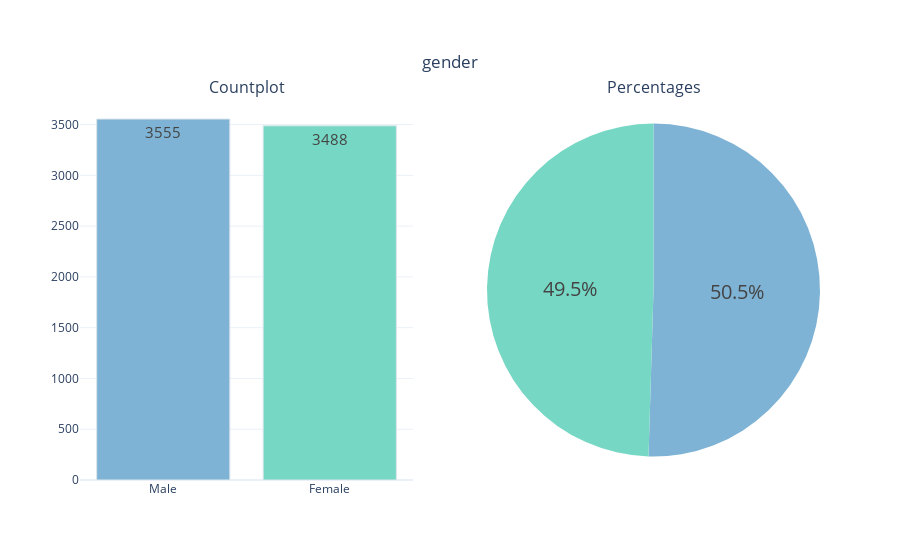
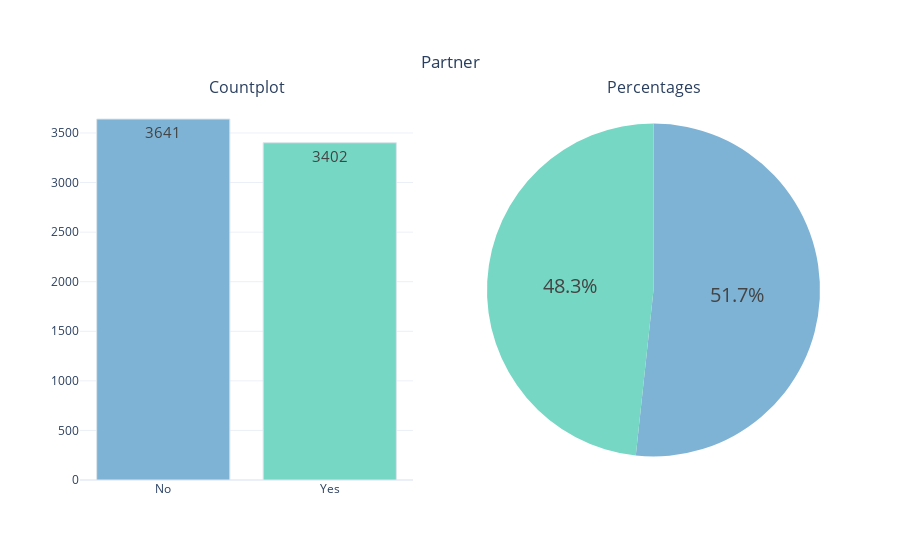
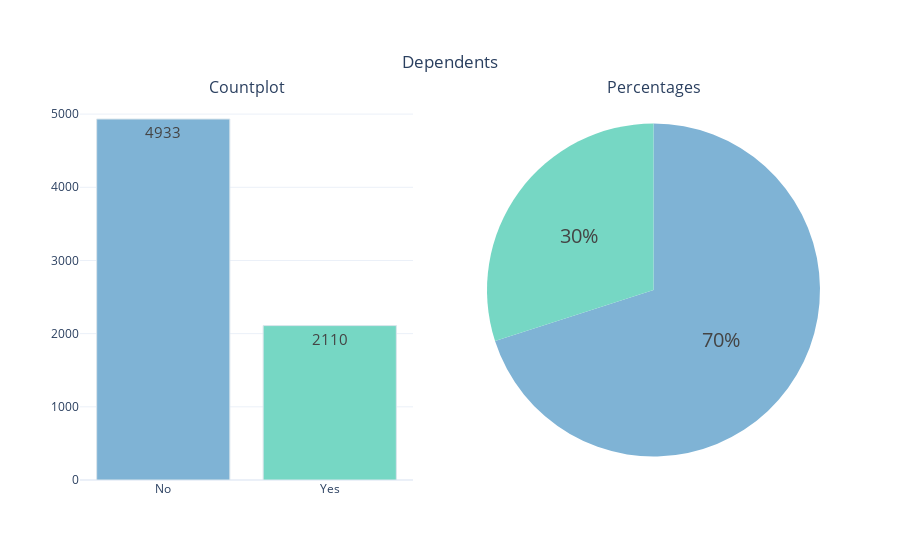
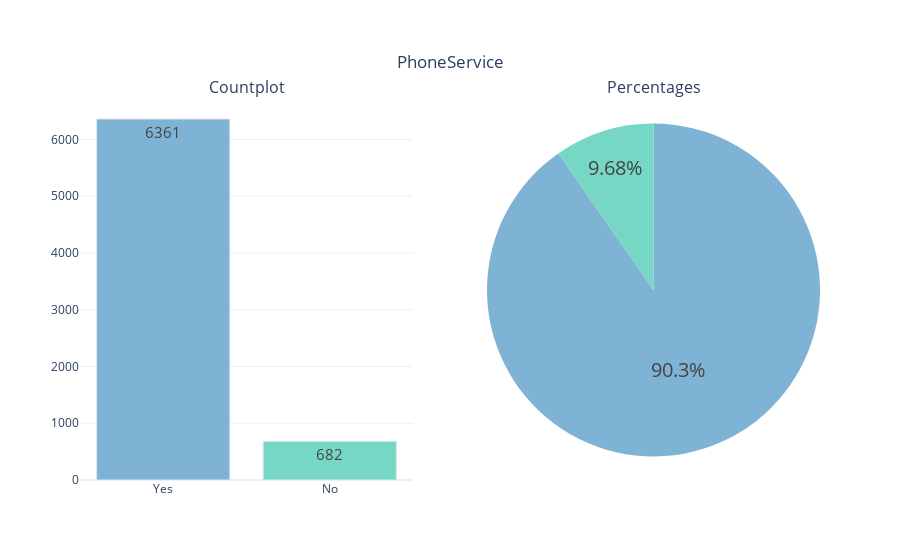

Notebook source saved alongside these figures, in order:
### Code cell
# def cat_summary(df, col_name, plot=False):
#     print(pd.DataFrame({col_name: df[col_name].value_counts(),
#                         "Ratio": 100 * df[col_name].value_counts() / len(df)}))
#     print("##########################################")
#     if plot:
#         sns.countplot(x=df[col_name], data=df)
#         plt.show()
# 
# 
# for col in cat_cols:
#     cat_summary(df, col, plot=True)


def categorical_variable_summary(df, column_name):
    fig = make_subplots(rows=1, cols=2,
                        subplot_titles=('Countplot', 'Percentages'),
                        specs=[[{"type": "xy"}, {'type': 'domain'}]])

    fig.add_trace(go.Bar(y=df[column_name].value_counts().values.tolist(),
                         x=[str(i) for i in df[column_name].value_counts().index],
                         text=df[column_name].value_counts().values.tolist(),
                         textfont=dict(size=15),
                         name=column_name,
                         textposition='auto',
                         showlegend=False,
                         marker=dict(color=cat_feat_constraints,
                                     line=dict(color='#DBE6EC',
                                               width=1))),
                  row=1, col=1)

    fig.add_trace(go.Pie(labels=df[column_name].value_counts().keys(),
                         values=df[column_name].value_counts().values,
                         textfont=dict(size=20),
                         textposition='auto',
                         showlegend=False,
                         name=column_name,
                         marker=dict(colors=cat_feat_constraints)),
                  row=1, col=2)

    fig.update_layout(title={'text': column_name,
                             'y': 0.9,
                             'x': 0.5,
                             'xanchor': 'center',
                             'yanchor': 'top'},
                      template='plotly_white')

    iplot(fig)


for cat in cat_cols:
    categorical_variable_summary(df, cat)

### Figure 1 — Plotly figure (JSON) as saved in the notebook; plotly's stock layout.template omitted (floating-point values rounded to 4 significant figures)
{"data": [{"marker": {"color": ["#7FB3D5", "#76D7C4", "#F7DC6F", "#85929E", "#283747"], "line": {"color": "#DBE6EC", "width": 1}}, "name": "gender", "showlegend": false, "text": ["3555", "3488"], "textfont": {"size": 15}, "textposition": "auto", "type": "bar", "x": ["Male", "Female"], "xaxis": "x", "y": [3555, 3488], "yaxis": "y"}, {"domain": {"x": [0.55, 1], "y": [0, 1]}, "labels": ["Male", "Female"], "marker": {"colors": ["#7FB3D5", "#76D7C4", "#F7DC6F", "#85929E", "#283747"]}, "name": "gender", "showlegend": false, "textfont": {"size": 20}, "textposition": "auto", "type": "pie", "values": [3555, 3488]}], "layout": {"annotations": [{"font": {"size": 16}, "showarrow": false, "text": "Countplot", "x": 0.225, "xanchor": "center", "xref": "paper", "y": 1, "yanchor": "bottom", "yref": "paper"}, {"font": {"size": 16}, "showarrow": false, "text": "Percentages", "x": 0.775, "xanchor": "center", "xref": "paper", "y": 1, "yanchor": "bottom", "yref": "paper"}], "title": {"text": "gender", "x": 0.5, "xanchor": "center", "y": 0.9, "yanchor": "top"}, "xaxis": {"anchor": "y", "domain": [0, 0.45]}, "yaxis": {"anchor": "x", "domain": [0, 1]}}}

### Figure 2 — Plotly figure (JSON) as saved in the notebook; plotly's stock layout.template omitted (floating-point values rounded to 4 significant figures)
{"data": [{"marker": {"color": ["#7FB3D5", "#76D7C4", "#F7DC6F", "#85929E", "#283747"], "line": {"color": "#DBE6EC", "width": 1}}, "name": "Partner", "showlegend": false, "text": ["3641", "3402"], "textfont": {"size": 15}, "textposition": "auto", "type": "bar", "x": ["No", "Yes"], "xaxis": "x", "y": [3641, 3402], "yaxis": "y"}, {"domain": {"x": [0.55, 1], "y": [0, 1]}, "labels": ["No", "Yes"], "marker": {"colors": ["#7FB3D5", "#76D7C4", "#F7DC6F", "#85929E", "#283747"]}, "name": "Partner", "showlegend": false, "textfont": {"size": 20}, "textposition": "auto", "type": "pie", "values": [3641, 3402]}], "layout": {"annotations": [{"font": {"size": 16}, "showarrow": false, "text": "Countplot", "x": 0.225, "xanchor": "center", "xref": "paper", "y": 1, "yanchor": "bottom", "yref": "paper"}, {"font": {"size": 16}, "showarrow": false, "text": "Percentages", "x": 0.775, "xanchor": "center", "xref": "paper", "y": 1, "yanchor": "bottom", "yref": "paper"}], "title": {"text": "Partner", "x": 0.5, "xanchor": "center", "y": 0.9, "yanchor": "top"}, "xaxis": {"anchor": "y", "domain": [0, 0.45]}, "yaxis": {"anchor": "x", "domain": [0, 1]}}}

### Figure 3 — Plotly figure (JSON) as saved in the notebook; plotly's stock layout.template omitted (floating-point values rounded to 4 significant figures)
{"data": [{"marker": {"color": ["#7FB3D5", "#76D7C4", "#F7DC6F", "#85929E", "#283747"], "line": {"color": "#DBE6EC", "width": 1}}, "name": "Dependents", "showlegend": false, "text": ["4933", "2110"], "textfont": {"size": 15}, "textposition": "auto", "type": "bar", "x": ["No", "Yes"], "xaxis": "x", "y": [4933, 2110], "yaxis": "y"}, {"domain": {"x": [0.55, 1], "y": [0, 1]}, "labels": ["No", "Yes"], "marker": {"colors": ["#7FB3D5", "#76D7C4", "#F7DC6F", "#85929E", "#283747"]}, "name": "Dependents", "showlegend": false, "textfont": {"size": 20}, "textposition": "auto", "type": "pie", "values": [4933, 2110]}], "layout": {"annotations": [{"font": {"size": 16}, "showarrow": false, "text": "Countplot", "x": 0.225, "xanchor": "center", "xref": "paper", "y": 1, "yanchor": "bottom", "yref": "paper"}, {"font": {"size": 16}, "showarrow": false, "text": "Percentages", "x": 0.775, "xanchor": "center", "xref": "paper", "y": 1, "yanchor": "bottom", "yref": "paper"}], "title": {"text": "Dependents", "x": 0.5, "xanchor": "center", "y": 0.9, "yanchor": "top"}, "xaxis": {"anchor": "y", "domain": [0, 0.45]}, "yaxis": {"anchor": "x", "domain": [0, 1]}}}

### Figure 4 — Plotly figure (JSON) as saved in the notebook; plotly's stock layout.template omitted (floating-point values rounded to 4 significant figures)
{"data": [{"marker": {"color": ["#7FB3D5", "#76D7C4", "#F7DC6F", "#85929E", "#283747"], "line": {"color": "#DBE6EC", "width": 1}}, "name": "PhoneService", "showlegend": false, "text": ["6361", "682"], "textfont": {"size": 15}, "textposition": "auto", "type": "bar", "x": ["Yes", "No"], "xaxis": "x", "y": [6361, 682], "yaxis": "y"}, {"domain": {"x": [0.55, 1], "y": [0, 1]}, "labels": ["Yes", "No"], "marker": {"colors": ["#7FB3D5", "#76D7C4", "#F7DC6F", "#85929E", "#283747"]}, "name": "PhoneService", "showlegend": false, "textfont": {"size": 20}, "textposition": "auto", "type": "pie", "values": [6361, 682]}], "layout": {"annotations": [{"font": {"size": 16}, "showarrow": false, "text": "Countplot", "x": 0.225, "xanchor": "center", "xref": "paper", "y": 1, "yanchor": "bottom", "yref": "paper"}, {"font": {"size": 16}, "showarrow": false, "text": "Percentages", "x": 0.775, "xanchor": "center", "xref": "paper", "y": 1, "yanchor": "bottom", "yref": "paper"}], "title": {"text": "PhoneService", "x": 0.5, "xanchor": "center", "y": 0.9, "yanchor": "top"}, "xaxis": {"anchor": "y", "domain": [0, 0.45]}, "yaxis": {"anchor": "x", "domain": [0, 1]}}}
